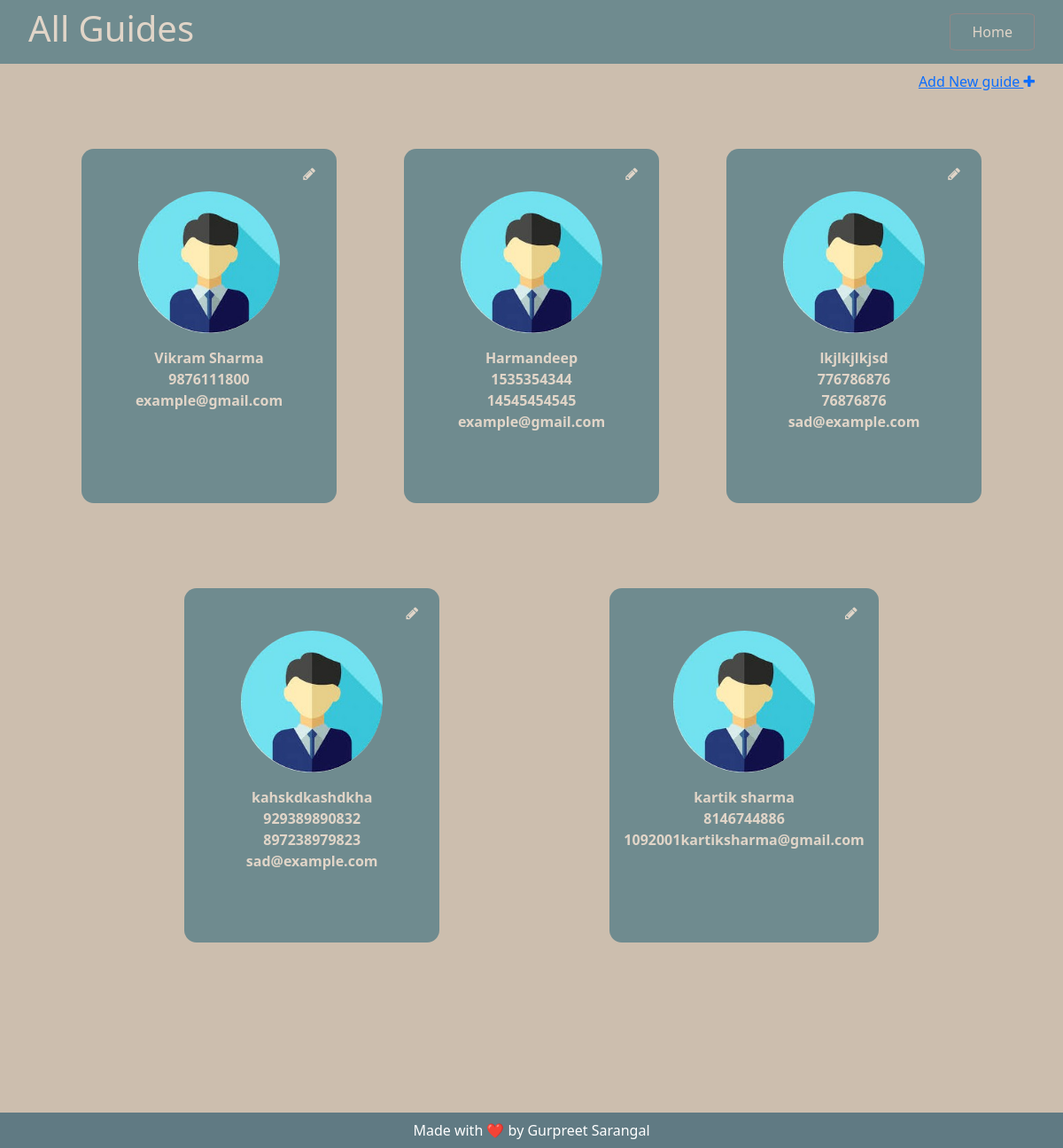
Page /projectadmin/allguides/ on the committed database.
### collegeAdmin/models.py (models this page shows, shortened)
class guide(models.Model):
    name = models.CharField(max_length=60)
    email = models.EmailField()
    mobile_1 = models.IntegerField()
    mobile_2 = models.IntegerField()

### collegeAdmin/views.py (the view)
# urls.py: path('allguides/', views.all_guide, name="all_guide"),
def all_guide(request):
    context = {
        "css":"all_guide",
        "users": []
    }
    all_guides = guide.objects.all()
    for one_guide in all_guides:
        temp = {
            "id":one_guide.id,
            "username":one_guide.name,
            "email":one_guide.email,
            "mobile1":one_guide.mobile_1,
            "mobile2":one_guide.mobile_2,
        }
        context["users"].append(temp)
    return render(request, "collegeAdmin/all_guide.html",context)

### collegeAdmin/templates/collegeAdmin/all_guide.html (shortened to what this page needs)
{% extends 'collegeAdmin/base.html' %}
{% block navbar %}
{% include 'collegeAdmin/header.html'%}
{% endblock navbar %}
{% block body %}
<div class="new-guide">
    <a href="{% url 'add_guide'%}">
        Add New guide <i class="fa fa-plus"></i>
    </a>
</div>
<div id="menu-container">
    {% for user in users %}
        <div class="menu-items py-2 px-2">
            <div class="pencil">
                <a href="{{user.id}}">
                    <i class="fa fa-pencil "></i>
                </a>
            </div>
            <div class="menu-icon">
                <img src="../../static/images/staff2.jpg" alt="staff-icon"  class="icon-img">
            </div>
            <div class="menu-heading text-center my-3 mx-2">
                <strong>
                    {{user.username}}
                </strong>
                {% if user.mobile1 != 0 %}
                    <strong>
                        {{user.mobile1}}
                    </strong>
                {% endif %}
                {% if user.mobile2 != 0 %}
                    <strong>
                        {{user.mobile2}}
                    </strong>
                {% endif %}
                <strong>
                    {{user.email}}
                </strong>
            </div>
        </div>
    {% endfor %}
</div>
{% endblock body %}
{%block footer%}
{% include 'collegeAdmin/footer.html' %}
{%endblock footer%}

### collegeAdmin/static/css/all_guide.css (style rules this page uses)
* { margin:0px; padding: 0px; }
:root { --primary: #4f6979; --secondary: #607a83; --tertiary: #6f8b8f; --bg-primary: #928787; --bg-secondary: #bdab9b; --bg-tertiary: #ccbeae; --text-primary: #e1d5c8; }
.new-guide { display: flex; flex-direction: row; justify-content: end; }
.new-guide a { margin: 0.5rem 2rem 0rem; }
#menu-container { display: flex; justify-content: space-evenly; flex-wrap: wrap; margin: 1rem 3rem 9rem; }
.menu-items { background-color: var(--tertiary); border-radius: 14px; min-width: 18rem; min-height: 25rem; margin: 3rem 2rem; }
.pencil { display: flex; justify-content: end; padding: 0.5rem 1rem; color: var(--text-primary); }
.menu-items a { text-decoration:none; color: var(--text-primary); }
.menu-icon { display:flex; justify-content: center; align-items: center; }
.icon-img { max-width: 10rem; min-width: 10rem; max-height: 10rem; min-height: 10rem; border-radius: 50%; }
.menu-heading { color: var(--text-primary); }
.menu-heading strong { display: block; }

### rows in the picture
guide: username "Vikram Sharma", email "example@gmail.com"
guide: username "Harmandeep", email "example@gmail.com"
guide: username "lkjlkjlkjsd", email "sad@example.com"
guide: username "kahskdkashdkha", email "sad@example.com"
guide: username "kartik sharma", email "1092001kartiksharma@gmail.com"

### other values in the picture
{{ user.mobile1 }} "9876111800" "1535354344" "776786876" "929389890832" "8146744886"
{{ user.mobile2 }} "14545454545" "76876876" "897238979823"
